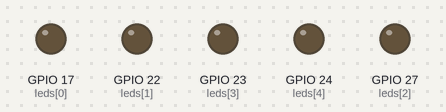
Bench run of a program on a simulated Raspberry Pi (BCM pin numbers). Shown: output pins drawn as LEDs (lit = HIGH). Random numbers come from a fixed seed. At 6.1 s the program stops and its outputs stay as they are.

Above: at 0.05 s.
Timing chart, 0 to 4.6 s (numbered marks = the images above):
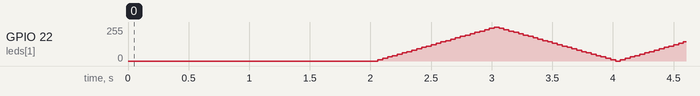

The program:

snake_game_with_lights.py
```python
import random
import curses
from gpiozero import PWMLED
from time import sleep

leds = [PWMLED(17), PWMLED(22), PWMLED(27), PWMLED(23), PWMLED(24)]

s = curses.initscr()
curses.curs_set(0)
sh, sw = s.getmaxyx()
w = curses.newwin(sh, sw, 0, 0)
w.keypad(1)
w.timeout(100)

snk_x = sw/4
snk_y = sh/2

snake = [
	[snk_y, snk_x],
	[snk_y, snk_x-1],
	[snk_y, snk_x-2]
]

food = [sh/2, sw/2]
w.addch(food[0], food[1], curses.ACS_PI)

key = curses.KEY_RIGHT

while True:
	next_key = w.getch()
	key = key if next_key == -1 else next_key

	if snake[0][0] in [0, sh] or snake[0][1] in [0, sw] or snake[0] in snake[1:]:
		curses.endwin()
		quit()

	new_head = [snake[0][0], snake[0][1]]

	if key == curses.KEY_DOWN:
		new_head[0] += 1
	if key == curses.KEY_UP:
		new_head[0] -= 1
	if key == curses.KEY_LEFT:
		new_head[1] -= 1
	if key == curses.KEY_RIGHT:
		new_head[1] += 1

	snake.insert(0, new_head)

	if snake[0] == food:

		num = random.randrange(0,len(leds))
		num2 = random.randrange(1,10)

		for led in leds:
			led.value = 0

		leds[num].pulse()

		food = None
		while food is None:
			nf =[
				random.randint(1, sh-1),
				random.randint(1,sw-1)
			]
			food = nf if nf not in snake else None
		w.addch(food[0], food[1], curses.ACS_PI)
	else:
		tail = snake.pop()
		w.addch(tail[0], tail[1], ' ')

	w.addch(snake[0][0], snake[0][1], curses.ACS_CKBOARD)
```
